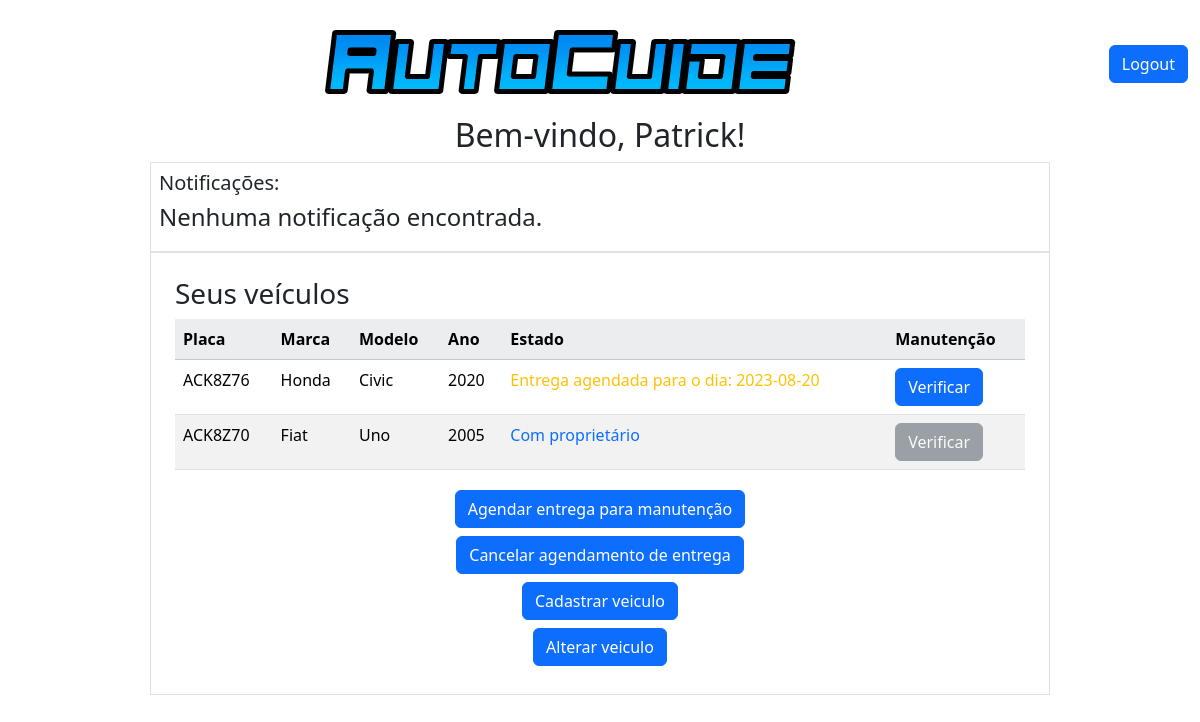
The page /app/views/painel.php (signed in) on the database its author committed.
### tables this page shows
CREATE TABLE `veiculos` (
  `id` int(11) NOT NULL,
  `marca` varchar(100) NOT NULL,
  `modelo` varchar(100) NOT NULL,
  `ano` int(11) NOT NULL,
  `placa` varchar(10) NOT NULL,
  `proprietario_id` int(11) NOT NULL,
  `estado_do_veiculo` varchar(100) NOT NULL
);

### includes/headerCliente.php (called while the page is built, shortened)
<?php
$user_id = $_SESSION['user_id'];
?>

### app/views/painel.php (the view, shortened to what this page needs)
<?php
require_once '../../includes/headerCliente.php';
require_once '../../includes/headerView.php';
require_once 'notificacoesView.php';
$user_nome = $_SESSION["user_nome"];
$databaseConnection = DatabaseConnection::getInstance();
$conn = $databaseConnection->getConnection();
$sql_consulta_veiculos = "SELECT id, placa, marca, modelo, ano, estado_do_veiculo FROM veiculos WHERE proprietario_id = $user_id";
$resultado_veiculos = $conn->query($sql_consulta_veiculos);
?>
<!DOCTYPE html>
<html>
<head>
    <link href="https://cdn.jsdelivr.net/npm/bootstrap@5.3.1/dist/css/bootstrap.min.css" rel="stylesheet"
>
</head>
<body>
    <div class="container-fluid d-flex justify-content-between align-items-center" style="margin-top: 1rem;">
        <a href="../controllers/logout.php" class="btn btn-primary mb-1">Logout</a>
    </div>
    <div class="container d-flex align-items-start justify-content-center">
        <h2><a>Bem-vindo,</a>
            <?php echo $user_nome; ?>!
        </h2>
    </div>
    <?php
    if ($resultado_veiculos->num_rows == 0) { ?>
        <div class="container-fluid d-flex justify-content-center border p-2" style="width: 75vw;">
            <?php
            echo "<p>Você ainda não possui veículos cadastrados.</p>";
            ?>
        </div>
        <?php
    } else {
        ?>
        <div class="d-flex flex-column justify-content-center align-items-center">
            <div class="col-md-4 border p-4" style="width: 75vw;">
                <h3>Seus veículos</h3>
                <table class="table table-striped text-body-white table-hover">
                    <tr class="table-light ">
                        <th>Placa</th>
                        <th>Marca</th>
                        <th>Modelo</th>
                        <th>Ano</th>
                        <th>Estado</th>
                        <th>Manutenção</th>
                    </tr>
                    <?php
                    while ($veiculo = $resultado_veiculos->fetch_assoc()) {
                        $placa = $veiculo['placa'];
                        $marca = $veiculo['marca'];
                        $modelo = $veiculo['modelo'];
                        $ano = $veiculo['ano'];
                        $estado = $veiculo['estado_do_veiculo'];
                        $sql_consulta_manutecao = "SELECT * FROM manutencoes WHERE placa = '$placa' AND estado_do_veiculo != 'Entregue ao proprietario' AND data_manutencao = (SELECT MAX(data_manutencao) FROM manutencoes WHERE placa = '$placa')";
                        if ($estado == "Com proprietário")
                            echo "<tr >";
                        echo "<td class=' fw-medium '>$placa</td>";
                        echo "<td>$marca</td>";
                        echo "<td>$modelo</td>";
                        echo "<td>$ano</td>";
                        echo "<td class=' fw-medium ";
                        if ($estado == "Com proprietário") {
                            echo "text-primary'";
                        } else if ($estado == "Manutenção concluída") {
                            echo " text-success'";
                        } else {
                            echo "text-warning'";
                        }
                        echo ">$estado</td>";
                        echo "<td>
                <form action='verificarManutencao.php' method='post'>
                <input type='hidden' name='placa' value='$placa'>
                 <input type='submit' value='Verificar' class='fw-medium ";
                        ?>
                        <?php
                        $resultado_manutencao = $conn->query($sql_consulta_manutecao);
                        if ($resultado_manutencao->num_rows == 0) {
                            echo "btn btn-secondary' disabled ";
                        } else if ($estado == "Com proprietário") {
                            echo "btn btn-secondary' disabled ";
                        } else {
                            echo "btn btn-primary'";
                        }
                        echo " ></form></td>";
                        echo "</tr>";
                    }
                    ?>
                </table>
                <div class="d-flex flex-column justify-content-center align-items-center">
                    <a href="agendamentoManutencao.php" class="btn btn-primary my-1">Agendar entrega para manutenção</a>
                    <a href="cancelamentoDeAgendamento.php" class="btn btn-primary my-1">Cancelar
                        agendamento de entrega</a>
                </div>
                <?php
    }
    ?>
            <div class="d-flex flex-column justify-content-center align-items-center">
                <a href="cadastroVeiculo.php" class="btn btn-primary my-1">Cadastrar veiculo</a>
                <?php
                if ($resultado_veiculos->num_rows !== 0) { ?>
                    <a href="alteracaoVeiculo.php" class="btn btn-primary my-1">Alterar veiculo</a>
                    <?php
                }
                ?>
            </div>
        </div>
    </div>
</body>
</html>

### rows shown on the page
veiculos: placa "ACK8Z76", marca "Honda", modelo "Civic", ano "2020", estado_do_veiculo "Entrega agendada para o dia: 2023-08-20", estado_do_veiculo "Verificar"
veiculos: placa "ACK8Z70", marca "Fiat", modelo "Uno", ano "2005", estado_do_veiculo "Com proprietário"

### other values the page prints
$user_nome "Patrick"
